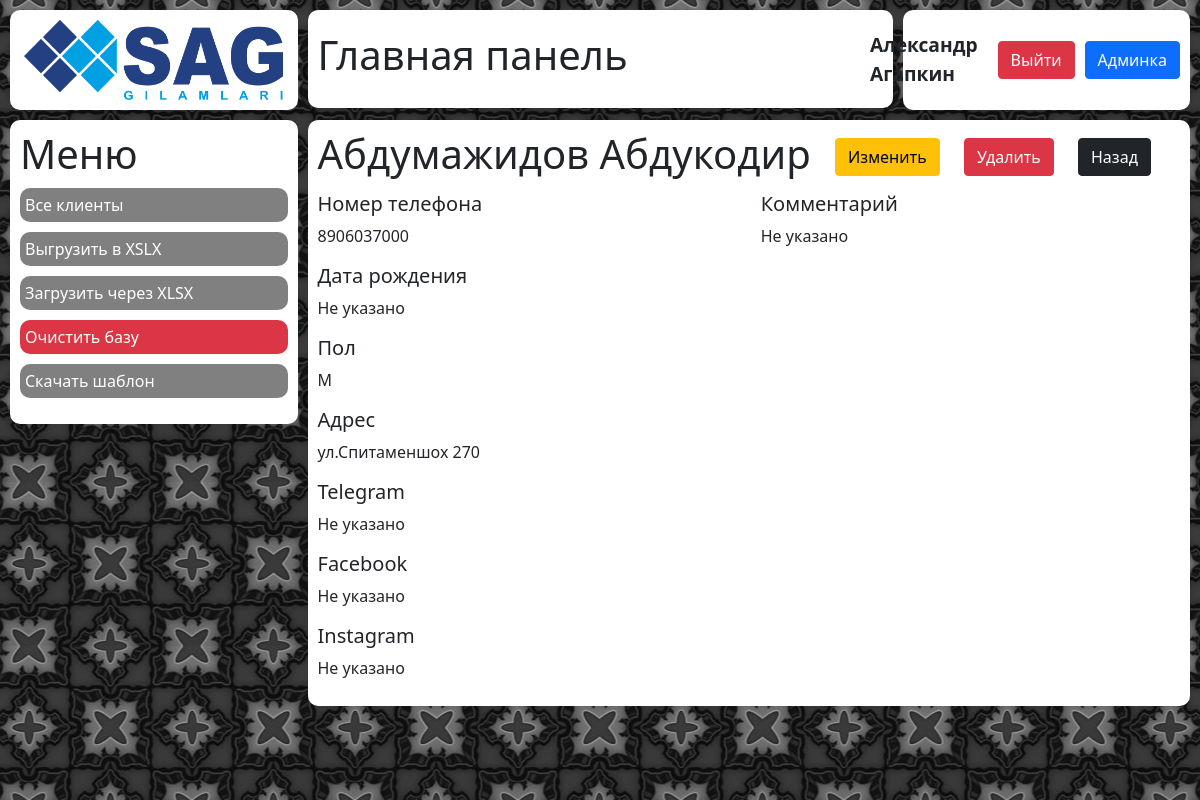
/customers/2135/ (signed in), run on the app's committed database.
### customers/models.py (models this page shows)
class Customer(models.Model):
    name = models.CharField(max_length=1000, null=True, blank=True)
    phone = models.IntegerField(null=True, blank=True)
    date_of_birth = models.DateField(null=True, blank=True)
    sex = models.CharField(max_length=1, null=True, blank=True)
    address = models.CharField(max_length=1000, null=True, blank=True)
    comment = models.TextField(null=True, blank=True)
    telegram = models.CharField(max_length=200, null=True, blank=True)
    facebook = models.CharField(max_length=200, null=True, blank=True)
    instagram = models.CharField(max_length=200, null=True, blank=True)

### customers/views.py (the view)
# urls.py: path('<int:customer_id>/', views.customer_detail, name='customer_detail'),
def customer_detail(request, customer_id):
    if check_access(request.user.groups.all(), 4) or check_access(request.user.groups.all(), 5):
        customer = get_object_or_404(Customer, id=customer_id)
        groups = group_list(request.user.groups.all())
        context = {
            'customer': customer,
            'groups': groups,
        }
        template = 'customers/customer_detail.html'
        return render(request, template, context)
    else:
        return redirect('/')

### mainapp/views.py (called while the page is built)
def check_access(requested_groups, number):
    groups = []
    for group in requested_groups:
        groups.append(group.id)
    if number in groups:
        return True
    else:
        return False

def group_list(groups):
    list_of_groups = []
    for group in groups:
        list_of_groups.append(group.id)
    return list_of_groups

### customers/templates/customers/customer_detail.html (shortened to what this page needs)
{% extends 'wrapper.html' %}
{% load static %}
{% block content %}
    <div class="row incidents">
        {% include 'blocks/logo.html' %}
        {% include 'blocks/title.html' %}
        {% include 'blocks/profile.html' %}
        {% include 'customers/blocks/menu.html' %}
        <div class="col-xl-9 block__wrapper tenders-new">
            <div class="block tenders-new__wrapper">
                <h1 class="tenders-dashboard__title">{{ customer.name }}</h1>
                <a href="{% url 'customers:customer_edit' customer.id %}" class="btn btn-warning tenders-dashboard__new-tender">Изменить</a>
                {% if 5 in groups %}
                {% else %}
                    <a href="#" class="open-modal_modal btn btn-danger tenders-dashboard__new-tender" data-modal_modal="#del_{{ customer.id }}">Удалить</a>
                {% endif %}
                <a href="{% url 'customers:customer_list' %}" class="btn btn-dark tenders-dashboard__new-tender">Назад</a>
                <div class="row">
                    <div class="col-xl-6">
                        <h5>Номер телефона</h5>
                        {% if customer.phone %}
                            <p>{{ customer.phone }}</p>
                        {% else %}
                            <p>Не указано</p>
                        {% endif %}
                        <h5>Дата рождения</h5>
                        {% if customer.date_of_birth %}
                            <p>{{ customer.date_of_birth|date:'d.m.Y' }}</p>
                        {% else %}
                            <p>Не указано</p>
                        {% endif %}
                        <h5>Пол</h5>
                        {% if customer.sex %}
                            <p>{{ customer.sex }}</p>
                        {% else %}
                            <p>Не указано</p>
                        {% endif %}
                        <h5>Адрес</h5>
                        {% if customer.address %}
                            <p>{{ customer.address }}</p>
                        {% else %}
                            <p>Не указано</p>
                        {% endif %}
                        <h5>Telegram</h5>
                        {% if customer.telegram %}
                            <p>{{ customer.telegram }}</p>
                        {% else %}
                            <p>Не указано</p>
                        {% endif %}
                        <h5>Facebook</h5>
                        {% if customer.facebook %}
                            <p>{{ customer.facebook }}</p>
                        {% else %}
                            <p>Не указано</p>
                        {% endif %}
                        <h5>Instagram</h5>
                        {% if customer.instagram %}
                            <p>{{ customer.instagram }}</p>
                        {% else %}
                            <p>Не указано</p>
                        {% endif %}
                    </div>
                    <div class="col-xl-6">
                        <h5>Комментарий</h5>
                        {% if customer.comment %}
                            <p>{{ customer.comment }}</p>
                        {% else %}
                            <p>Не указано</p>
                        {% endif %}
                    </div>
                </div>
            </div>
        </div>
{% endblock %}

### mainapp/templates/blocks/profile.html
<div class="col-xl-3 col-12 block__wrapper profile">
    <div class="block profile__wrapper">
        <p class="profile__user">{{ request.user.first_name }} {{ request.user.last_name }}</p>
        <a href="{% url 'mainapp:logout' %}" class="btn btn-danger profile__exit">Выйти</a>
        {% if request.user.username == 'admin' %}
            <a href="/admin/" class="btn btn-primary profile__admin">Админка</a>
        {% endif %}
    </div>
</div>

### mainapp/static/css/style.css (style rules this page uses)
.incidents { padding-left: 10px; }
.profile__wrapper { display: flex; align-items: center; justify-content: flex-end; height: 100px; padding: 10px; }
.profile__user { margin: 0 20px 0 0; font-size: 1.2rem; font-weight: 600; }
.profile__exit { display: block; }
.profile__admin { display: block; margin-left: 10px; }
.tenders-dashboard__title { display: inline-block; }
.tenders-dashboard__new-tender { display: inline-block; margin: 0 0 16px 20px; }
.tenders-new__wrapper { padding: 10px; }
.body { opacity: 0; transition: all 0.3s; }
.block { background: #FFFFFF; margin: 10px 10px 0 0; border-radius: 10px; }
.block__wrapper { padding: 0; }

### data on the page
Customer: name "Абдумажидов Абдукодир", phone "8906037000", sex "М", address "ул.Спитаменшох 270"

### other printed values
{{ request.user.first_name }} "Александр"
{{ request.user.last_name }} "Агапкин"
